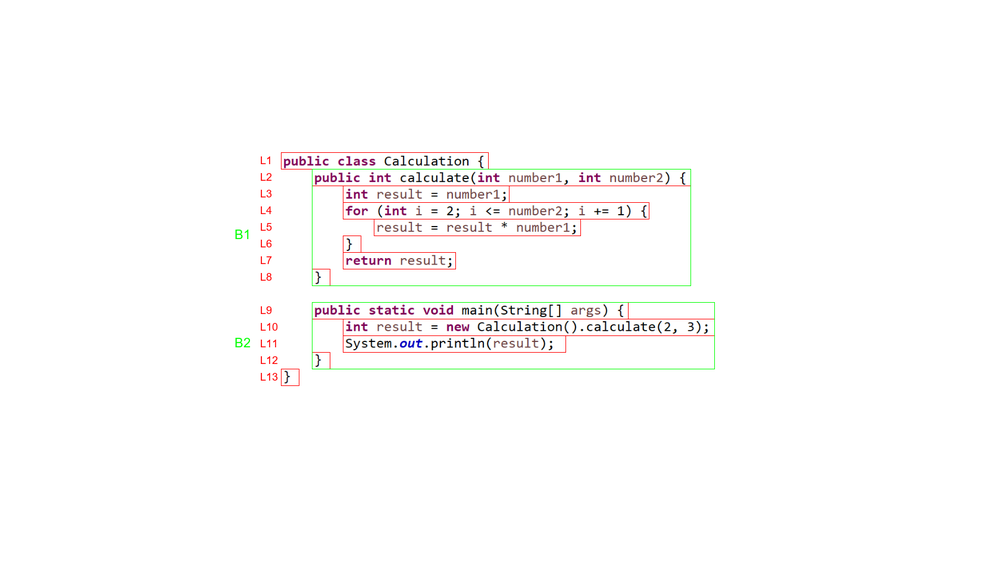
#> input picture 1_stimuli/AOIOverlay/1050_Calculation_AOI.png, 1000 x 565 px, shrunk from 1680 x 950 before the run, found by its file name; its folder holds 4 pictures in this run
$ python ImageCrop.py
#> lines starting #> are read from the running program, lines starting #| are printed output that depends on the picture
import os
from PIL import Image


for file in os.listdir("../output/AoiOverlay"):
    if file.startswith("1050_"):

        im = Image.open("../output/AoiOverlay/" + file)
#> im is the input picture: PIL image 1000x565 RGBA; mean R, G, B, A 252.6, 251.7, 251.3, 255

        w, h = im.size
#> w = 1000; h = 565
        im.crop((0, 0, w, h-100)).save('../output/AoiOverlayCut/' + file)
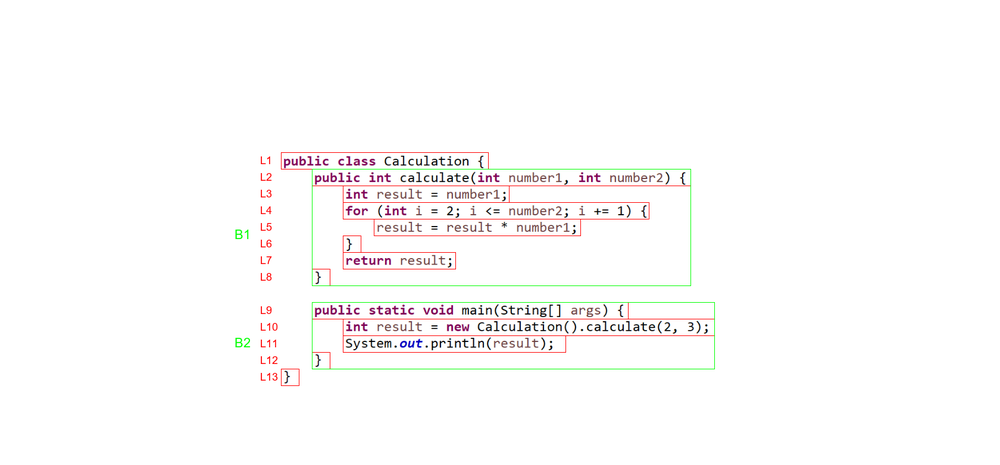
#> saved as 1050_Calculation_AOI.png: PIL image 1000x465 RGBA; mean R, G, B, A 252.1, 251, 250.5, 255
#> pass 2 of the loop `for file in os.listdir("../output/AoiOverlay"):`:
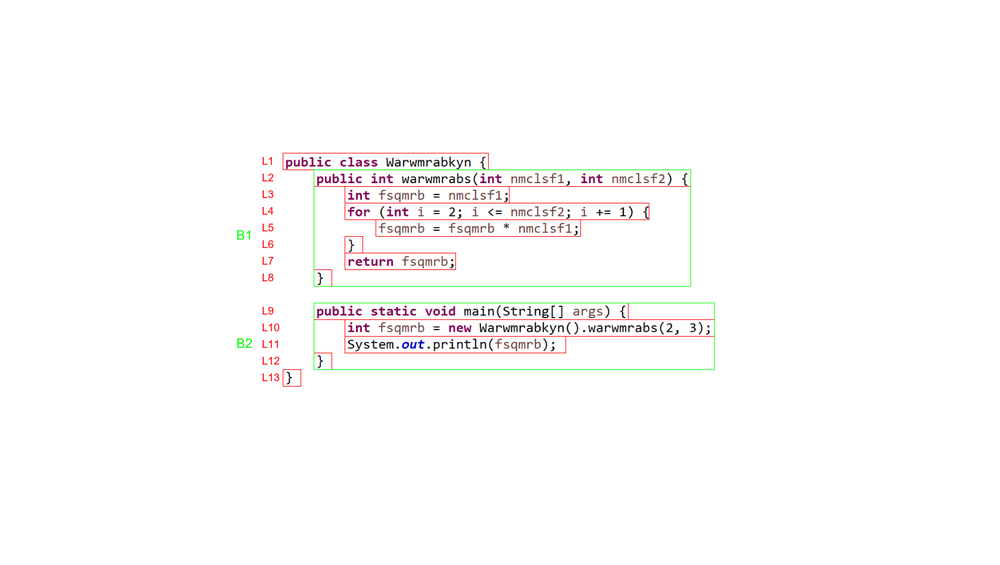
#> input picture 1_stimuli/AOIOverlay/1050_Calculation_scrambled_AOI.png, 1000 x 565 px, shrunk from 1680 x 950 before the run, found by its file name
#> im is the input picture: PIL image 1000x565 RGBA; mean R, G, B, A 252.6, 251.6, 251.2, 255
#> `im.crop((0, 0, w, h-100)).save('../output/AoiOverlayCut/' + file)`:
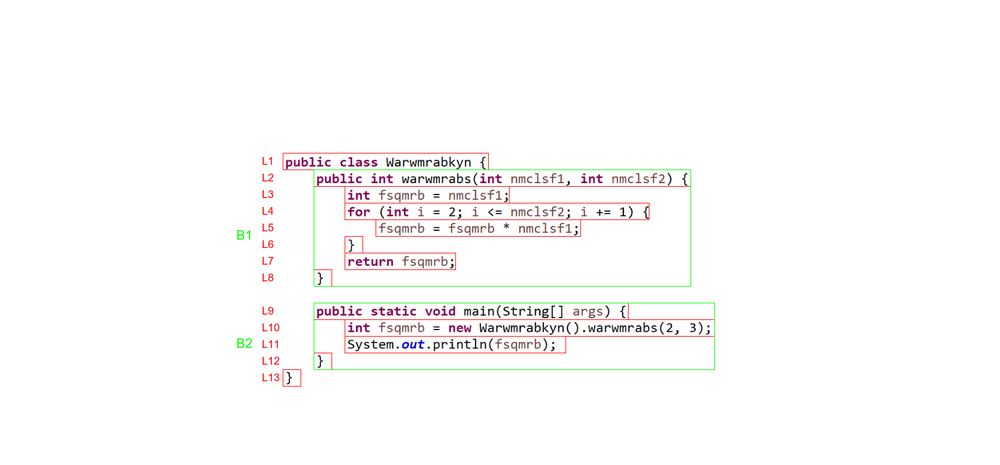
#> saved as 1050_Calculation_scrambled_AOI.png: PIL image 1000x465 RGBA; mean R, G, B, A 252.1, 250.9, 250.4, 255
#> pass 3 of the loop `for file in os.listdir("../output/AoiOverlay"):`:
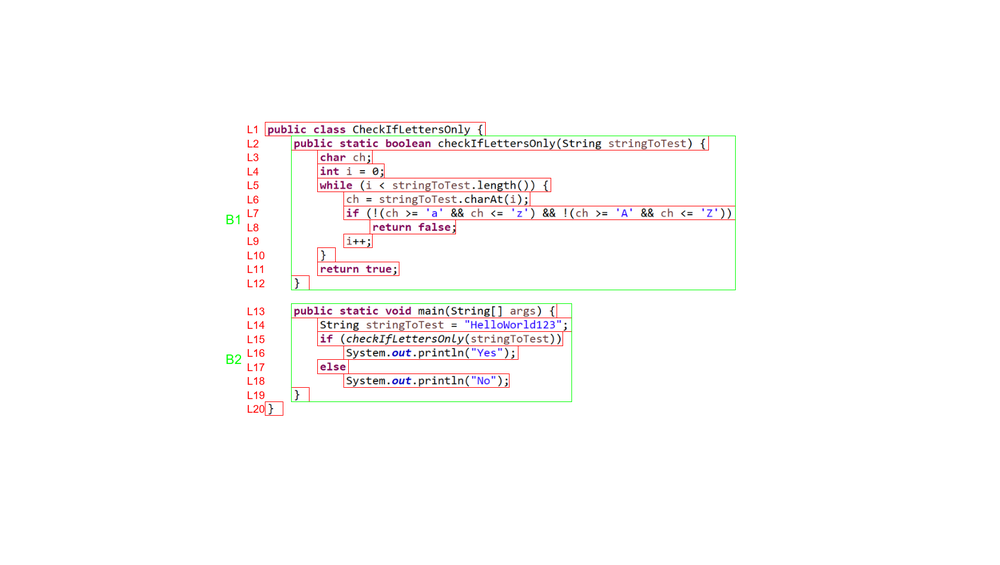
#> input picture 1_stimuli/AOIOverlay/1050_CheckIfLettersOnly_AOI.png, 1000 x 565 px, shrunk from 1680 x 950 before the run, found by its file name
#> im is the input picture: PIL image 1000x565 RGBA; mean R, G, B, A 252.3, 250.9, 250.7, 255
#> `im.crop((0, 0, w, h-100)).save('../output/AoiOverlayCut/' + file)`:
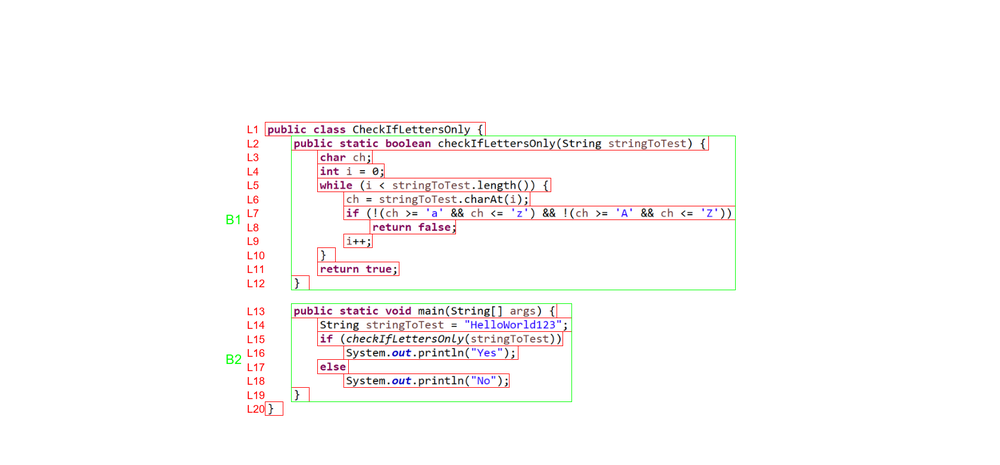
#> saved as 1050_CheckIfLettersOnly_AOI.png: PIL image 1000x465 RGBA; mean R, G, B, A 251.7, 250, 249.7, 255; transparent parts drawn white
#> the loop made 4 passes; the first 3 are shown
